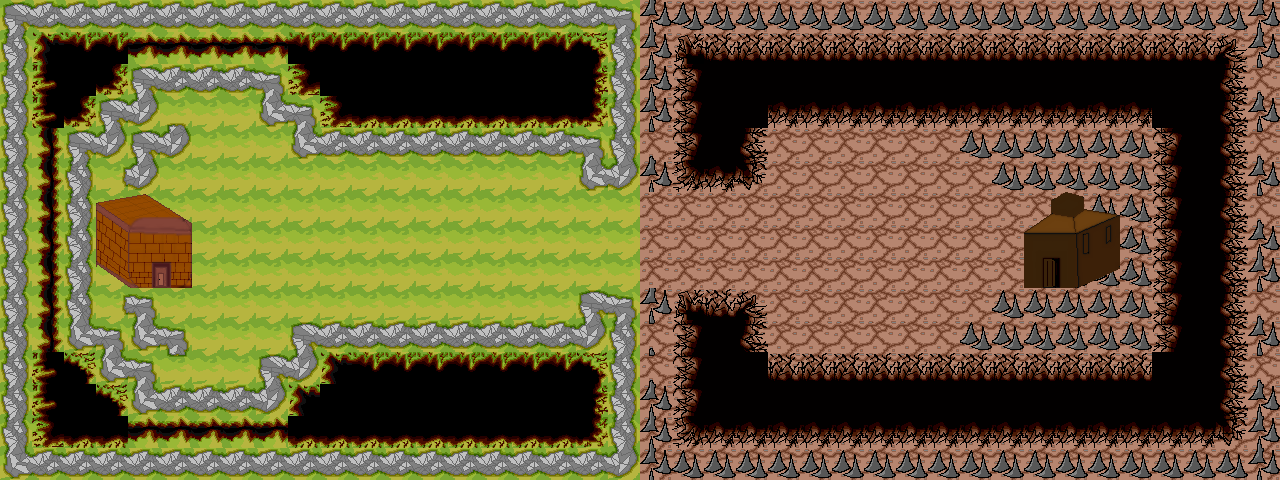

This is a level from a 2D game, rendered from its Tiled map with the project's own tilesets. A one-line summary and the complete map file follow:
An orthogonal 40x15 tile map with 32x32 px tiles, 2 tile layers (Background, Houses), 3 tilesets and 3 objects (ten, barry, maya).

<map version="1.9" tiledversion="1.9.2" orientation="orthogonal" renderorder="right-down" width="40" height="15" tilewidth="32" tileheight="32" infinite="0" nextlayerid="4" nextobjectid="4">
 <editorsettings>
  <export target="cinematic0.json" format="json" />
 </editorsettings>
 <tileset firstgid="1" name="level3" tilewidth="32" tileheight="32" tilecount="40" columns="10">
  <image source="level3/hill_efron.png" width="320" height="128" />
 </tileset>
 <tileset firstgid="41" name="level4" tilewidth="32" tileheight="32" tilecount="50" columns="10">
  <image source="level4/cave.png" width="320" height="160" />
 </tileset>
 <tileset firstgid="91" name="houses" tilewidth="32" tileheight="32" tilecount="27" columns="9">
  <image source="outdoors/houses.png" width="288" height="96" />
 </tileset>
 <layer id="1" name="Background" width="40" height="15">
  <data encoding="csv">
4,3,3,3,3,3,3,3,3,3,3,3,3,3,3,3,3,3,3,5,42,43,43,43,43,43,43,43,43,43,43,43,43,43,43,43,43,43,43,42,
2,16,17,17,1610612748,1610612748,1610612748,1610612748,1610612748,17,17,17,17,17,17,17,17,17,18,2,42,70,71,71,71,71,71,71,71,71,71,71,71,71,71,71,71,71,72,42,
2,21,20,24,4,3,3,3,5,22,20,20,20,20,20,20,20,20,19,2,42,77,78,78,78,78,78,78,78,78,78,78,78,78,78,78,78,78,73,44,
2,21,24,4,6,10,1,1,7,5,22,23,23,23,23,23,23,23,24,2,42,77,78,78,75,75,75,75,75,75,75,75,75,75,75,75,78,78,73,42,
2,12,4,6,4,6,1,1,1,7,3,3,3,3,3,3,3,3,5,2,44,77,78,73,41,41,41,41,41,41,43,43,43,43,43,43,77,78,73,44,
2,12,2,9,6,1,1,1,1,1,1,1,1,1,1,1,1,1,7,6,42,76,75,74,41,41,41,41,41,41,41,43,43,43,43,43,77,78,73,42,
2,12,2,1,1,1,1,1,1,1,1,1,1,1,1,1,1,1,1,1,41,41,41,41,41,41,41,41,41,41,41,41,41,43,43,43,77,78,73,44,
2,12,2,1,1,1,1,1,1,1,1,1,1,1,1,1,1,1,1,1,41,41,41,41,41,41,41,41,41,41,41,41,41,43,43,43,77,78,73,42,
2,12,2,1,1,1,1,1,1,1,1,1,1,1,1,1,1,1,1,1,41,41,41,41,41,41,41,41,41,41,41,41,41,43,43,43,77,78,73,42,
2,12,2,9,5,1,1,1,1,1,1,1,1,1,1,1,1,1,4,5,42,70,71,72,41,41,41,41,41,41,41,43,43,43,43,43,77,78,73,44,
2,12,7,5,7,5,1,1,1,4,3,3,3,3,3,3,3,3,6,2,44,77,78,73,41,41,41,41,41,41,43,43,43,43,43,43,77,78,73,42,
2,21,18,7,5,11,1,1,4,6,16,17,17,17,17,17,17,17,18,2,44,77,78,78,71,71,71,71,71,71,71,71,71,71,71,71,78,78,73,44,
2,21,20,18,7,3,3,3,6,16,20,20,20,20,20,20,20,20,19,2,42,77,78,78,78,78,78,78,78,78,78,78,78,78,78,78,78,78,73,42,
2,22,23,23,1610612748,1610612748,1610612748,1610612748,1610612748,23,23,23,23,23,23,23,23,23,24,2,42,76,75,75,75,75,75,75,75,75,75,75,75,75,75,75,75,75,74,42,
7,3,3,3,3,3,3,3,3,3,3,3,3,3,3,3,3,3,3,6,42,43,43,43,43,43,43,43,43,43,43,43,43,43,43,43,43,43,43,42
</data>
 </layer>
 <layer id="2" name="Houses" width="40" height="15">
  <data encoding="csv">
0,0,0,0,0,0,0,0,0,0,0,0,0,0,0,0,0,0,0,0,0,0,0,0,0,0,0,0,0,0,0,0,0,0,0,0,0,0,0,0,
0,0,0,0,0,0,0,0,0,0,0,0,0,0,0,0,0,0,0,0,0,0,0,0,0,0,0,0,0,0,0,0,0,0,0,0,0,0,0,0,
0,0,0,0,0,0,0,0,0,0,0,0,0,0,0,0,0,0,0,0,0,0,0,0,0,0,0,0,0,0,0,0,0,0,0,0,0,0,0,0,
0,0,0,0,0,0,0,0,0,0,0,0,0,0,0,0,0,0,0,0,0,0,0,0,0,0,0,0,0,0,0,0,0,0,0,0,0,0,0,0,
0,0,0,0,0,0,0,0,0,0,0,0,0,0,0,0,0,0,0,0,0,0,0,0,0,0,0,0,0,0,0,0,0,0,0,0,0,0,0,0,
0,0,0,0,0,0,0,0,0,0,0,0,0,0,0,0,0,0,0,0,0,0,0,0,0,0,0,0,0,0,0,0,0,0,0,0,0,0,0,0,
0,0,0,2147483741,2147483740,2147483739,0,0,0,0,0,0,0,0,0,0,0,0,0,0,0,0,0,0,0,0,0,0,0,0,0,0,97,98,99,0,0,0,0,0,
0,0,0,2147483750,2147483749,2147483748,0,0,0,0,0,0,0,0,0,0,0,0,0,0,0,0,0,0,0,0,0,0,0,0,0,0,106,107,108,0,0,0,0,0,
0,0,0,2147483759,2147483758,2147483757,0,0,0,0,0,0,0,0,0,0,0,0,0,0,0,0,0,0,0,0,0,0,0,0,0,0,115,116,117,0,0,0,0,0,
0,0,0,0,0,0,0,0,0,0,0,0,0,0,0,0,0,0,0,0,0,0,0,0,0,0,0,0,0,0,0,0,0,0,0,0,0,0,0,0,
0,0,0,0,0,0,0,0,0,0,0,0,0,0,0,0,0,0,0,0,0,0,0,0,0,0,0,0,0,0,0,0,0,0,0,0,0,0,0,0,
0,0,0,0,0,0,0,0,0,0,0,0,0,0,0,0,0,0,0,0,0,0,0,0,0,0,0,0,0,0,0,0,0,0,0,0,0,0,0,0,
0,0,0,0,0,0,0,0,0,0,0,0,0,0,0,0,0,0,0,0,0,0,0,0,0,0,0,0,0,0,0,0,0,0,0,0,0,0,0,0,
0,0,0,0,0,0,0,0,0,0,0,0,0,0,0,0,0,0,0,0,0,0,0,0,0,0,0,0,0,0,0,0,0,0,0,0,0,0,0,0,
0,0,0,0,0,0,0,0,0,0,0,0,0,0,0,0,0,0,0,0,0,0,0,0,0,0,0,0,0,0,0,0,0,0,0,0,0,0,0,0
</data>
 </layer>
 <objectgroup id="3" name="Positions">
  <object id="1" name="ten" x="160" y="224">
   <point />
  </object>
  <object id="2" name="barry" x="1056" y="256">
   <point />
  </object>
  <object id="3" name="maya" x="288" y="256">
   <point />
  </object>
 </objectgroup>
</map>